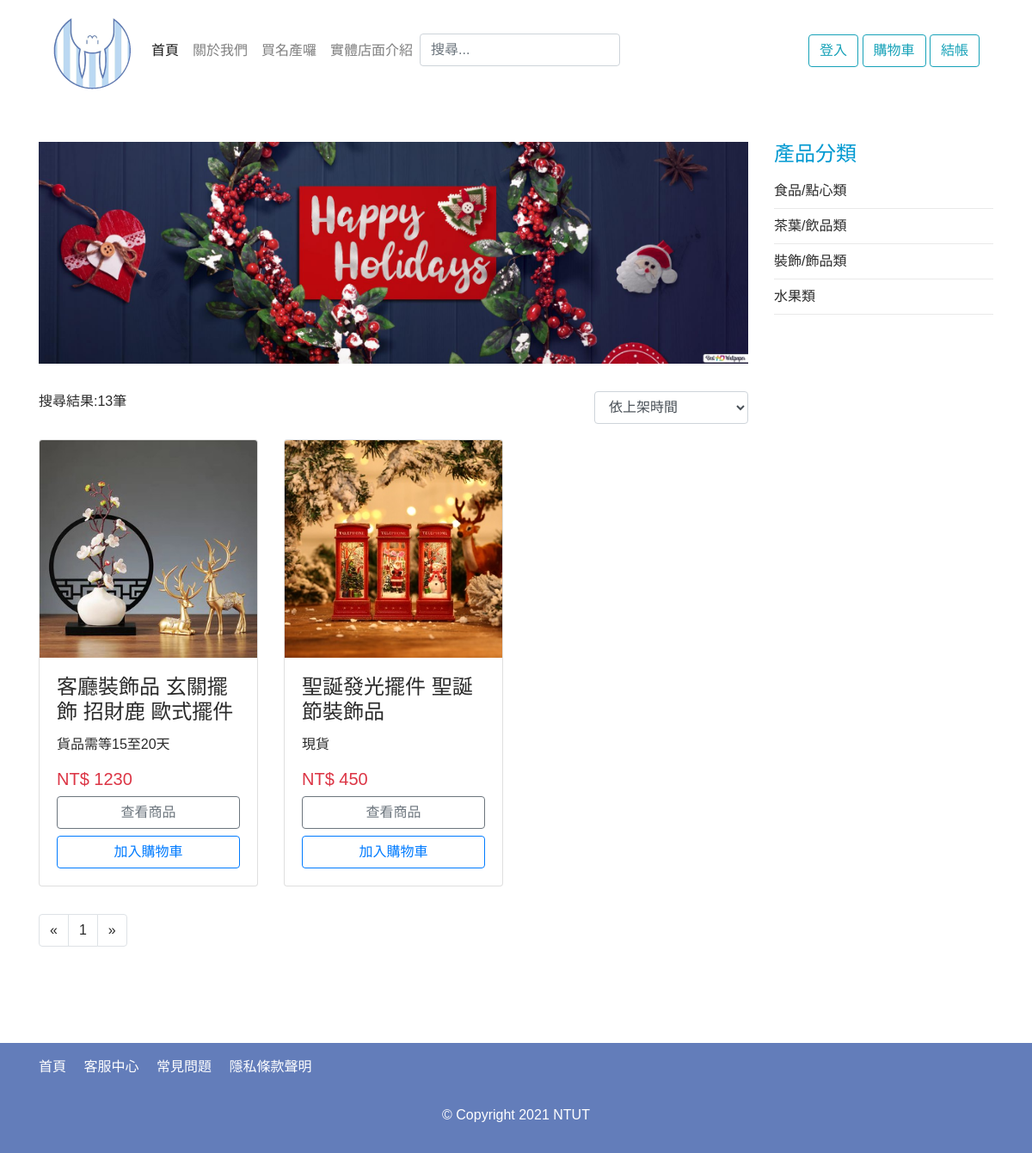
Screenshot of /acc.php with the database file from the repository.
### tables this page shows
create table Product_Image(
	Image_ID int not null AUTO_INCREMENT,
	Product_ID int not null,
	Image_path VARCHAR(255) not null,
	primary key (Image_ID, Product_ID),
	foreign key (Product_ID) references Product(Product_ID) on update cascade on delete cascade
);

create table Product(
	Product_ID int not null AUTO_INCREMENT,
	Product_name VARCHAR(50) not null,
    Product_descripition varchar(50) not null,
	Price INT not null,
	Stock INT not null,
	Publish_date DATETIME not null,
	Modified_date DATETIME,
    Product_detail VARCHAR(2000),
    Product_standerd VARCHAR(2000),
	primary key (Product_ID)
);

### dbtools.inc.php (called while the page is built, shortened)
<?php
  function execute_sql($link, $database, $sql)
  {
    mysqli_select_db($link, $database)
      or die("開啟資料庫失敗: " . mysqli_error($link));
    $result = mysqli_query($link, $sql);
    return $result;
  }
?>

### function.php (the view, shortened to what this page needs)
<?php
    require_once("dbtools.inc.php");
    function createProductBoxForProductPage($id){
        $link = create_connection();
        $sql = "SELECT *
                FROM `Product`as P, `Product_Image`as PI
                Where P.Product_ID = $id and P.Product_ID = PI.Product_ID ;";
        $result = execute_sql($link, "DBS_project", $sql);
        $data = mysqli_fetch_array($result);
        $txt = '<div class="col-12 col-sm-6 col-md-4 mb-3">
                    <div class="card">
                        <img class="card-img-top" src='.$data["Image_path"].' alt="LTG-BY-0001">
                        <div class="card-body">
                        <h4 class="card-title">'.$data["Product_name"].'</h4>
                        <p class="card-text">'.$data["Product_descripition"].'</p>
                        <h5 class="card-text text-danger">
                            NT$&nbsp;'.$data["Price"].'
                        </h5>
                        <form method="post" name="myForm" action="product_page.php">
                            <input type="hidden" name="currentProductID" value='.$id.'>
                            <input class="btn btn-outline-secondary btn-block" type="submit" value="查看商品">
                        </form>
                        <form method="post" name="myForm">
                            <input class="btn btn-outline-primary btn-block mt-2" type="submit" onclick="update_shopping_cart($id, 1)" value="加入購物車">
                        </form>
                    </div>
                    </div>
                </div>';
        echo $txt;
    }
    function getSameCategoryProduct($category){
        $link = create_connection();
        $sql = 'SELECT C.Product_ID
                FROM `Category` as C
                Where C.Category_name = "'.$category.'";';
        $result = execute_sql($link, "DBS_project", $sql);
        $full_data = array();
        while($single_data = mysqli_fetch_array($result)) {
            array_push($full_data, $single_data);
        };
        $num = count($full_data);
        $txt = "";
        for($i=0;$i<$num;$i++){
            $txt .= createProductBoxForProductPage($full_data[$i][0]);
        };
        return $txt;
    }
?>

### acc.php (shortened to what this page needs)
<?php
	if (empty($_COOKIE["id"]))
    {
        $id = "guest";
        $NickName = "guest";
    }
    else
    {
        $id = $_COOKIE["id"];
        $NickName = $_COOKIE["NickName"];
    }
?>
<!DOCTYPE html>
<html lang="en">
<head>
    <link rel="stylesheet" href="./css/bootstrap.min.css">
    <link rel="stylesheet" href="./css/color.css">
    <link rel="stylesheet" href="./css/product.css">
    <link href="https://use.fontawesome.com/releases/v5.0.6/css/all.css" rel="stylesheet">
    <link rel="stylesheet" href="./css/style.css">
</head>
<body>
    <header class="container">
        <nav class="navbar navbar-expand-lg navbar-light bg-white">
            <a class="navbar-brand" href="index.php">
                <img id="logo1" src="./images/logo.png" alt="logo">
            </a>
            <div class="collapse navbar-collapse" id="navbarNav">
                <ul class="navbar-nav">
                    <li class="nav-item active">
                        <a class="nav-link" href="index.php">首頁</a>
                    </li>
                    <li class="nav-item">
                        <a class="nav-link" href="about.php">關於我們</a>
                    </li>
                    <li class="nav-item">
                        <a class="nav-link" href="shop.php">買名產囉</a>
                    </li>
                    <li class="nav-item">
                        <a class="nav-link" href="https://www.ntut.edu.tw/">實體店面介紹</a>
                    </li>
                    <li class="nav-item">
                        <input name="search_product" type="text" class="form-control" id="search_product" placeholder="搜尋...">
                    </li>
                </ul>
                <div class="ml-auto">
                    <?php
                            if ($id == "guest")
                            {
                              echo"<a href='login.html' class='btn btn-outline-info text-info my-2 my-sm-0'>登入</a>";
                            }
                            else
                            {
                                echo"$NickName 你好";
                                echo"<a href='logout.php' class='btn btn-outline-danger text-danger my-2 my-sm-0'>登出</a>";
                            }
                    ?>
                    <a href="cart.php" class="btn btn-outline-info text-info my-2 my-sm-0">購物車</a>
                    <a href="checkout.php" class="btn btn-outline-info text-info my-2 my-sm-0">結帳</a>
                </div>
            </div>
        </nav>
    </header>
    <section class="page-content">
        <div class="container pt-5 pb-5">
            <div class="row">
                <div class="col-12 col-md-9">
                    <div class="row">
                        <div class="col-12 mb-3">
                            <img src="./images/acc.jpg" alt="Shop Banner" class="img-fluid">
                        </div>
                        <div class="col-12 mt-3 mb-3">
                            <p class="d-inline-block">搜尋結果:13筆</p>
                            <form action="" class="d-inline-block float-right">
                                <select id="ProductSelect" class="form-control">
                                    <option>依上架時間</option>
                                </select>
                            </form>
                        </div>
                        <?php
                        include_once("function.php");
                        $data = getSameCategoryProduct("acc");
                        ?>
                        <div class="col-12 mt-3 mb-5">
                            <nav aria-label="Page navigation product">
                                <ul class="pagination">
                                    <li class="page-item">
                                        <a class="page-link" href="#" aria-label="Previous">
                                            <span aria-hidden="true">&laquo;</span>
                                        </a>
                                    </li>
                                    <li class="page-item">
                                        <a class="page-link" href="#">1</a>
                                    </li>
                                    <li class="page-item">
                                        <a class="page-link" href="#" aria-label="Next">
                                            <span aria-hidden="true">&raquo;</span>
                                        </a>
                                    </li>
                                </ul>
                            </nav>
                        </div>
                    </div>
                </div>
                <div class="col-12 col-md-3">
                    <div class="row">
                        <div class="col-12 mb-5">
                            <h4 class="title-color">產品分類</h4>
                            <ul class="sidebar-product-category">
                                <li>
                                    <a href="food_dessert.php">食品/點心類</a>
                                </li>
                                <li>
                                    <a href="tea_drink.php">茶葉/飲品類</a>
                                </li>
                                <li>
                                    <a href="acc.php">裝飾/飾品類</a>
                                </li>
                                <li>
                                    <a href="fruit.php">水果類</a>
                                </li>
                            </ul>
                        </div>
                    </div>
                </div>
            </div>
        </div>
    </section>
    <footer class="bg-pekoradark">
        <div class="container pt-3 pb-3">
            <div class="row">
                <div class="col-12 col-md-6 mb-3">
                    <ul class="footer-menu">
                        <li><a href="index.php">首頁</a></li>
                        <li><a href="#">客服中心</a></li>
                        <li><a href="#">常見問題</a></li>
                        <li><a href="#">隱私條款聲明</a></li>
                    </ul>
                </div>
                <div class="col-12 mt-3">
                    <p class="text-white text-center">© Copyright 2021 NTUT </p>
                </div>
            </div>
        </div>
    </footer>
</body>
</html>

### css/color.css (style rules this page uses)
.bg-pekoradark { background-color: #637DBA; }

### css/style.css (style rules this page uses)
html { margin: 0; padding: 0; }
body { font-family: 'Noto Sans TC', sans-serif; color: #2b2b2b; }
a, a:active, a:hover, a:link, a:visited { text-decoration: none; outline: none; color: #2b2b2b; }
h2, .title-color { color: #0099d1; }
.footer-menu { display: block; list-style: none; padding: 0; margin: 0; }
.footer-menu > li { display: inline-block; margin-right: 1rem; }
.footer-menu > li > a { color: #fff; padding: 1rem 0; }
.page-content { min-height: 700px; }
.sidebar-product-category { display: block; margin: 0; padding: 0; list-style: none; }
.sidebar-product-category > li { display: block; padding: .5rem 0; border-bottom: 1px solid #e9e9e9; }
.sidebar-product-category > li > a { color: rgb(43, 43, 43); }

### rows the page displays
product_image: Image_path (picture), Product_ID.Product_name "客廳裝飾品 玄關擺飾 招財鹿 歐式擺件", Product_ID.Product_descripition "貨品需等15至20天", Product_ID.Price "1230"
product_image: Image_path (picture), Product_ID.Product_name "聖誕發光擺件 聖誕節裝飾品", Product_ID.Product_descripition "現貨", Product_ID.Price "450"
